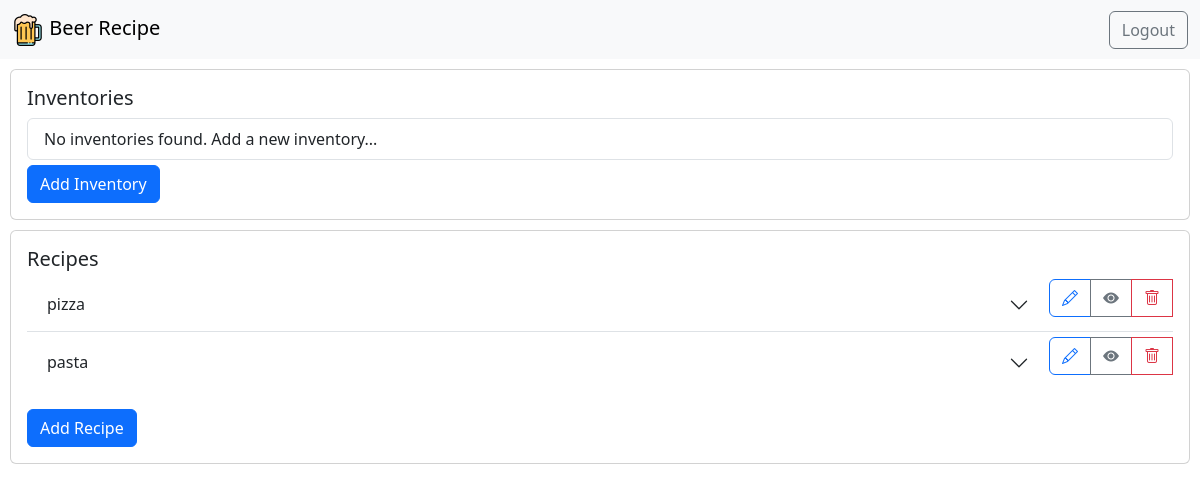
The page /beerRecipe/home/ (signed in) on the database as committed earlier.
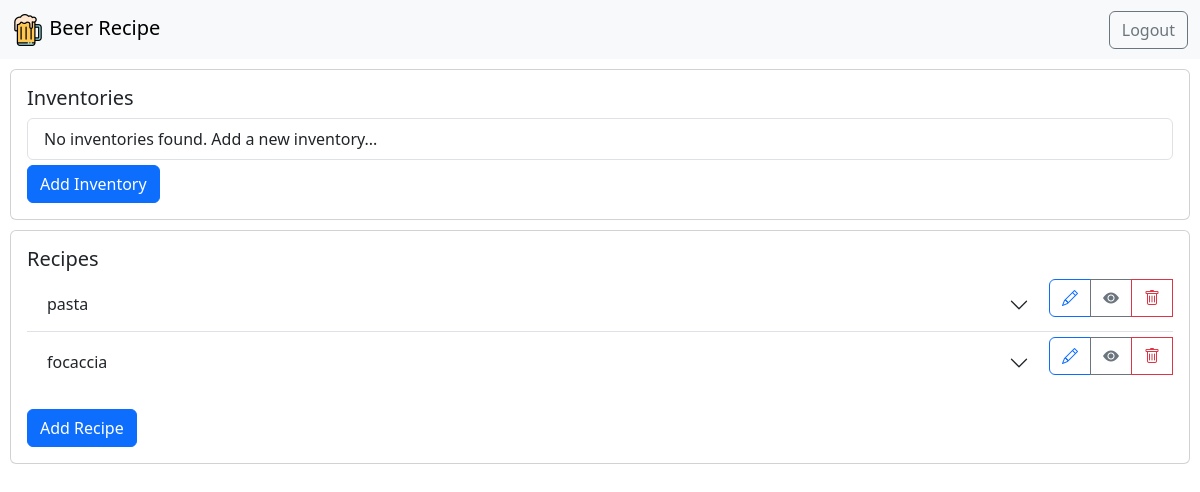
The same page on the database as committed later.
### beerRecipe/models.py (models this page shows, shortened)
class Recipe(models.Model):
    name = models.CharField(max_length=200)
    litre = models.DecimalField(decimal_places=2, max_digits=10)
    ebc = models.DecimalField(decimal_places=2, max_digits=10)
    ibu = models.DecimalField(decimal_places=2, max_digits=10)
    id_user = models.ForeignKey(User, on_delete=models.CASCADE)
    ingredients = models.ManyToManyField(Ingredient, through='IngredientRecipe')
    class Meta:
        verbose_name_plural = "Recipes"

### beerRecipe/views.py (the view)
# urls.py: 2. Add a URL to urlpatterns:  path('', views.home, name='home')
@login_required
def home(request):
    recipes = Recipe.objects.all()
    steps = Step.objects.all()
    inventories = Inventory.objects.all()
    return render(request, 'beerRecipe/home.html', {'recipes': recipes, 'steps': steps, 'inventories': inventories})

### beerRecipe/templates/beerRecipe/home.html (shortened to what this page needs)
{% extends 'beerRecipe/baseHome.html' %}
{% load crispy_forms_filters %}
{% block content %}
    <div class="card" style="margin: 10px">
        <div class="card-body">
            <h5 class="card-title">Inventories</h5>
            <ul class="list-group">
                {% for inventory in inventories %}
                    <li class="list-group-item d-flex justify-content-between align-items-center">
                        <a class="btn btn-link" href="{% url 'inventory' %}">{{ inventory.name }}</a>
                        <a class="btn btn-danger rounded-pill" style="height: fit-content">
                            <i class="bi bi-trash"></i>
                        </a>
                    </li>
                {% empty %}
                    <li class="list-group-item">No inventories found. Add a new inventory...</li>
                {% endfor %}
            </ul>
            <a type="button" class="btn btn-primary" style="margin-top: 5px" href="{% url 'add-inventory' %}">Add
                Inventory
            </a>
        </div>
    </div>
    <div class="card" style="margin: 10px">
        <div class="card-body">
            <h5 class="card-title">Recipes</h5>
            <div class="accordion accordion-flush" id="accordionFlushRecipe">
                {% for recipe in recipes %}
                    <div class="accordion-item" style="margin-bottom: 5px">
                        <h2 class="accordion-header d-flex justify-content-between">
                            <button class="accordion-button collapsed" type="button" data-bs-toggle="collapse"
                                    data-bs-target="#flush-collapse{{ recipe.id }}" aria-expanded="false"
                                    aria-controls="flush-collapse{{ recipe.id }}">
                                {{ recipe.name }}
                            </button>
                            <div class="btn-group" role="group" aria-label="Basic outlined example">
                                <a class="btn btn-outline-primary" , style="height: fit-content"
                                   href="{% url 'edit_recipe' recipe.id %}">
                                    <i class="bi bi-pencil"></i>
                                </a>
                                <a class="btn btn-outline-secondary" , style="height: fit-content"
                                   data-bs-toggle="modal" data-bs-target="#viewSteps{{ recipe.id }}">
                                    <i class="bi bi-eye-fill"></i>
                                </a>
                                <a class="btn btn-outline-danger" , style="height: fit-content" data-bs-toggle="modal"
                                   data-bs-target="#deleteRecipe">
                                    <i class="bi bi-trash"></i>
                                </a>
                            </div>
                        </h2>
                    </div>
                {% empty %}
                    <li class="list-group-item">No recipes found. Add a new recipe...</li>
                {% endfor %}
            </div>
            <a class="btn btn-primary" style="margin-top: 15px" href="{% url 'recipes' %}">
                Add Recipe
            </a>
        </div>
    </div>
{% endblock %}

Rows that differ between the two databases and show on the page:
removed Recipe: name "pizza"
added Recipe: name "focaccia"
